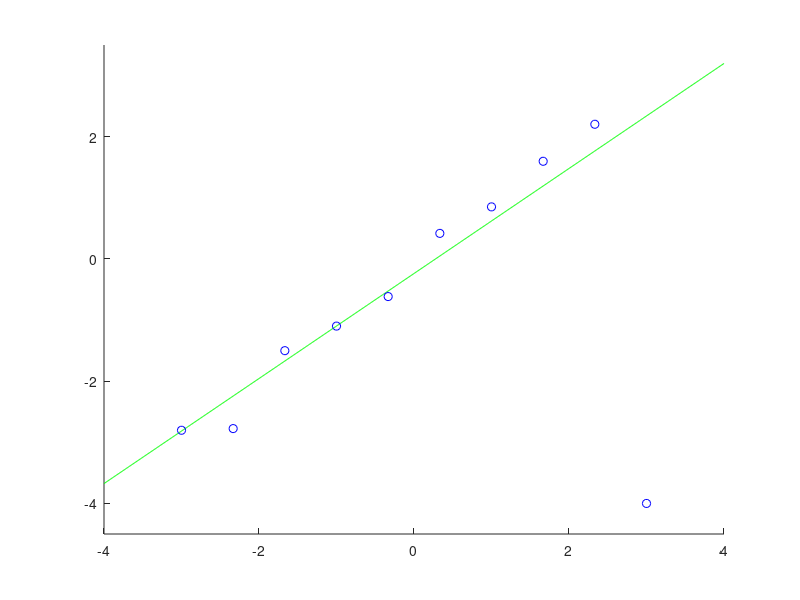

Write the MATLAB code that produced this figure.
n=10; N=1000; x=linspace(-3,3,n)';
X=linspace(-4,4,N)';
y=x+0.2*randn(n,1); y(n)=-4;
p(:,1)=ones(n,1); p(:,2)=x; t=p\y; e=1;

for o=1:1000
r=abs(p*t-y); w=ones(n,1);
w(r>e)=e./r(r>e);
t0=(p'*(repmat(w,1,2).*p))\(p'*(w.*y));

if norm(t-t0)<0.001, break, end

t=t0;
end

P(:,1)=ones(N,1); P(:,2)=X; F=P*t;
figure(1); clf; hold on; axis([-4 4 -4.5 3.5]);
plot(X,F,'g-'); plot(x,y,'bo');